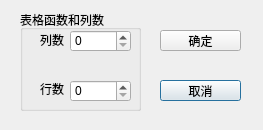
<?xml version="1.0" encoding="UTF-8"?>
<ui version="4.0">
 <class>TDialogSize</class>
 <widget class="QDialog" name="TDialogSize">
  <property name="geometry">
   <rect>
    <x>0</x>
    <y>0</y>
    <width>263</width>
    <height>130</height>
   </rect>
  </property>
  <property name="windowTitle">
   <string>Dialog</string>
  </property>
  <widget class="QPushButton" name="btnCancel">
   <property name="geometry">
    <rect>
     <x>160</x>
     <y>80</y>
     <width>81</width>
     <height>21</height>
    </rect>
   </property>
   <property name="text">
    <string>取消</string>
   </property>
  </widget>
  <widget class="QPushButton" name="btnOK">
   <property name="geometry">
    <rect>
     <x>160</x>
     <y>30</y>
     <width>81</width>
     <height>21</height>
    </rect>
   </property>
   <property name="text">
    <string>确定</string>
   </property>
  </widget>
  <widget class="QGroupBox" name="groupBox">
   <property name="geometry">
    <rect>
     <x>20</x>
     <y>10</y>
     <width>121</width>
     <height>101</height>
    </rect>
   </property>
   <property name="title">
    <string>表格函数和列数</string>
   </property>
   <widget class="QSpinBox" name="spinBox">
    <property name="geometry">
     <rect>
      <x>50</x>
      <y>20</y>
      <width>61</width>
      <height>22</height>
     </rect>
    </property>
   </widget>
   <widget class="QSpinBox" name="spinBox_2">
    <property name="geometry">
     <rect>
      <x>50</x>
      <y>70</y>
      <width>61</width>
      <height>22</height>
     </rect>
    </property>
   </widget>
   <widget class="QLabel" name="label">
    <property name="geometry">
     <rect>
      <x>20</x>
      <y>20</y>
      <width>41</width>
      <height>20</height>
     </rect>
    </property>
    <property name="text">
     <string>列数</string>
    </property>
   </widget>
   <widget class="QLabel" name="label_2">
    <property name="geometry">
     <rect>
      <x>20</x>
      <y>69</y>
      <width>41</width>
      <height>20</height>
     </rect>
    </property>
    <property name="text">
     <string>行数</string>
    </property>
   </widget>
  </widget>
 </widget>
 <resources/>
 <connections>
  <connection>
   <sender>btnOK</sender>
   <signal>clicked()</signal>
   <receiver>TDialogSize</receiver>
   <slot>accept()</slot>
   <hints>
    <hint type="sourcelabel">
     <x>235</x>
     <y>55</y>
    </hint>
    <hint type="destinationlabel">
     <x>150</x>
     <y>81</y>
    </hint>
   </hints>
  </connection>
  <connection>
   <sender>btnCancel</sender>
   <signal>clicked()</signal>
   <receiver>TDialogSize</receiver>
   <slot>reject()</slot>
   <hints>
    <hint type="sourcelabel">
     <x>234</x>
     <y>129</y>
    </hint>
    <hint type="destinationlabel">
     <x>150</x>
     <y>81</y>
    </hint>
   </hints>
  </connection>
 </connections>
</ui>
